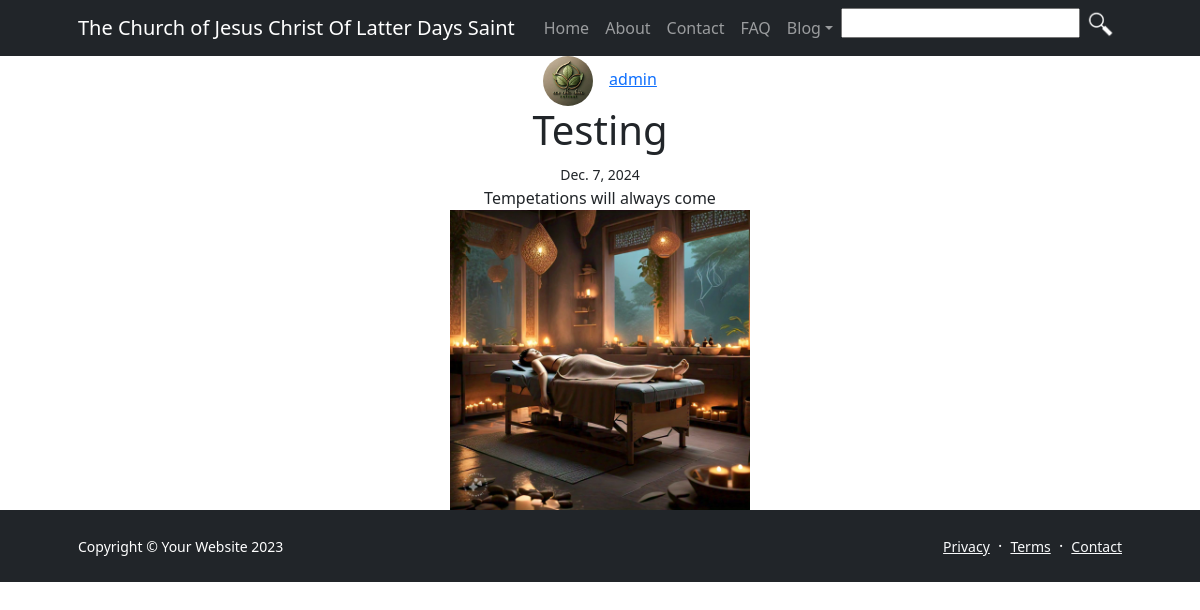
The page /full/3 on the database its author committed.
### youngmen/models.py (models this page shows)
class Udetails(models.Model):
    user = models.CharField(max_length=500)
    date = models.DateTimeField(auto_now=True)
    profile = models.FileField(max_length=500)
    des = models.TextField()
    tags = models.CharField(max_length=500)
    an_lds_ym = models.BooleanField(blank=True, null=True)

class Post(models.Model):
    date = models.DateField(auto_now_add=True)
    username = models.CharField(max_length=300)
    title = models.CharField(max_length=300)
    description = models.TextField()
    photos = models.FileField(max_length=3000)  # Adjusted to a reasonable max length
    a_approval = models.BooleanField()
    likes = models.IntegerField()
    comment = models.CharField(max_length=300)  # Adjusted to a reasonable max length
    hate = models.IntegerField()

### youngmen/views.py (the view)
# urls.py: path("full/<str:pk>", fulll),
def fulll(request, pk):
    postt = []
    for dd in Post.objects.all():
        if dd.id == int(pk):
            postt.append(dd)
    ggg = f'{postt[0].description}'
    ggg = ggg.replace('\n', '<br/>')
    neww = ggg
    bb = []
    for dr in Udetails.objects.all():
        bb.append(dr)
    varis = {
        'no' : pk,
        'news' : postt,
        'neww' : neww,
        'dr':bb
    }
    return render(request, 'fulll.html', varis)

### templates/fulll.html (shortened to what this page needs)
<!DOCTYPE html>
<html lang="en">
    <head>
        <link href="https://cdn.jsdelivr.net/npm/bootstrap-icons@1.5.0/font/bootstrap-icons.css" rel="stylesheet" />
        <link href="/static/css/styles.css" rel="stylesheet" />
    </head>
    <body class="d-flex flex-column h-100" onload="name()">
        <main class="flex-shrink-0">
            <nav class="navbar navbar-expand-lg navbar-dark bg-dark">
                <div class="container px-5">
                    <a class="navbar-brand" href="https://lds.org">The Church of  Jesus Christ Of Latter Days Saint</a>
                    <div class="collapse navbar-collapse" id="navbarSupportedContent">
                        <ul class="navbar-nav ms-auto mb-2 mb-lg-0">
                            <li class="nav-item"><a class="nav-link" href="/index.html">Home</a></li>
                            <li class="nav-item"><a class="nav-link" href="/about.html">About</a></li>
                            <li class="nav-item"><a class="nav-link" href="/contact.html">Contact</a></li>
                            <li class="nav-item"><a class="nav-link" href="/faq.html">FAQ</a></li>
                            <li class="nav-item dropdown">
                                <a class="nav-link dropdown-toggle" id="navbarDropdownBlog" href="/blog-home.html" role="button" data-bs-toggle="dropdown" aria-expanded="false">Blog</a>
                            </li>
                            <li>
                                <form action="/see" method="get">
                                    <input type="search" name="search"></li><li> <button type="submit" style="background-color: rgba(255, 255, 255, 0); border-style: none;"><img src="/static/assets/search.png" width="30"></button>
                            </li>
                        </ul>
                    </div>
                </div>
            </nav>
            <section style="text-align: center;">
                {% for news in news %}
                {% for drf in dr %}
                 {% if drf.user == news.username %}
                                              <a href="/user/{{news.username}}"><img class="rounded-circle me-3" src="/media/{{drf.profile}}" width="50",  alt="..." />{{news.username}}
                                              {% endif %}</a>{% endfor %}
                <h1>{{news.title}}</h1>
                <small>{{news.date}}</small>
                <div id="go">
                    {{neww|safe}}
                </div>
                <img src="/media/{{news.photos}}" style="width: 25%;">
                {% endfor %}
            </section>
            <footer class="bg-dark py-4 mt-auto">
                <div class="container px-5">
                    <div class="row align-items-center justify-content-between flex-column flex-sm-row">
                        <div class="col-auto"><div class="small m-0 text-white">Copyright &copy; Your Website 2023</div></div>
                        <div class="col-auto">
                            <a class="link-light small" href="/static/#!">Privacy</a>
                            <span class="text-white mx-1">&middot;</span>
                            <a class="link-light small" href="/static/#!">Terms</a>
                            <span class="text-white mx-1">&middot;</span>
                            <a class="link-light small" href="/static/#!">Contact</a>
                        </div>
                    </div>
                </div>
            </footer>
        </body>
    </html>

### rows shown on the page
Post: username "admin", title "Testing", date "Dec. 7, 2024", description "Tempetations will always come", photos (picture)
Udetails: profile (picture)
